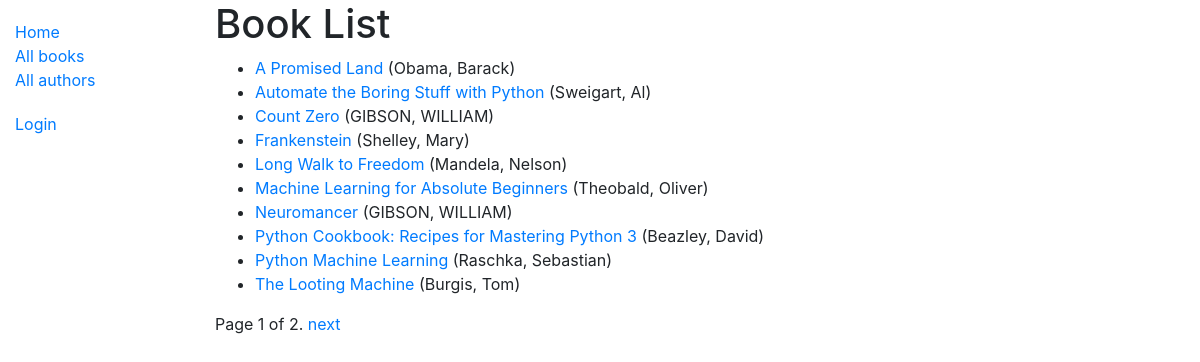
/catalog/books/, run on the app's committed database.
### catalog/models.py (models this page shows, shortened)
class Book(models.Model):
    title = models.CharField(max_length=200)
    author = models.ForeignKey('Author', on_delete=models.SET_NULL, null=True)
    summary = models.TextField(max_length=1000, help_text="Enter a brief description of the book")
    isbn = models.CharField('ISBN', max_length=13,
                            unique=True,
                            help_text='13 Character <a href="https://www.isbn-international.org/content/what-isbn'
                                      '">ISBN number</a>')
    genre = models.ManyToManyField(Genre, help_text="Select a genre for this book")
    language = models.ForeignKey('Language', on_delete=models.SET_NULL, null=True)
    class Meta:
        ordering = ['title', 'author']
    def display_genre(self):
        """Creates a string for the Genre. This is required to display genre in Admin."""
        return ', '.join([genre.name for genre in self.genre.all()[:3]])
    display_genre.short_description = 'Genre'
    def get_absolute_url(self):
        return reverse('book-detail', args=[str(self.id)])

class Author(models.Model):
    first_name = models.CharField(max_length=100)
    last_name = models.CharField(max_length=100)
    date_of_birth = models.DateField(null=True, blank=True)
    date_of_death = models.DateField('died', null=True, blank=True)
    class Meta:
        ordering = ['last_name', 'first_name']
    def __str__(self):
        return '{0}, {1}'.format(self.last_name, self.first_name)

### catalog/views.py (the view)
# urls.py: path('books/', views.BookListView.as_view(), name='books'),
class BookListView(generic.ListView):
    model = Book

### catalog/templates/catalog/book_list.html
{% extends "base_generic.html" %}
{% block content %}
  <h1>Book List</h1>
  {% if book_list %}
  <ul>
    {% for book in book_list %}
      <li>
        <a href="{{ book.get_absolute_url }}">{{ book.title }}</a> ({{book.author}})
      </li>
    {% endfor %}
  </ul>
  {% else %}
    <p>There are no books in the library.</p>
  {% endif %}
{% endblock %}

### catalog/templates/base_generic.html (shortened to what this page needs)
<!DOCTYPE html>
<html lang="en">
<head>
  <link rel="stylesheet" href="https://cdn.jsdelivr.net/npm/bootstrap@4.5.3/dist/css/bootstrap.min.css">
  {% load static %}
  <link rel="stylesheet" href="{% static 'css/styles.css' %}">
</head>
<body>
<div class="container-fluid">
<div class="row">
  <div class="col-sm-2">
  {% block sidebar %}
  <ul class="sidebar-nav">
    <li><a href="{% url 'index' %}">Home</a></li>
    <li><a href="{% url 'books' %}">All books</a></li>
    <li><a href="{% url 'authors' %}">All authors</a></li>
  </ul>
  <ul class="sidebar-nav">
   {% if user.is_authenticated %}
     <li>User: {{ user.get_username }}</li>
     <li><a href="{% url 'my-borrowed' %}">My Borrowed</a></li>
     <li><a href="{% url 'logout'%}?next={{request.path}}">Logout</a></li>
   {% else %}
     <li><a href="{% url 'login'%}?next={{request.path}}">Login</a></li>
   {% endif %}
  </ul>
{% endblock %}
  </div>
  <div class="col-sm-10 ">
  {% block content %}{% endblock %}
  {% block pagination %}
    {% if is_paginated %}
        <div class="pagination">
            <span class="page-links">
                <span class="page-current">
                    Page {{ page_obj.number }} of {{ page_obj.paginator.num_pages }}.
                </span>
                {% if page_obj.has_next %}
                    <a href="{{ request.path }}?page={{ page_obj.next_page_number }}">next</a>
                {% endif %}
            </span>
        </div>
    {% endif %}
  {% endblock %}
  </div>
</div>
</div>
</body>
</html>

### catalog/static/styles.css (style rules this page uses)
.sidebar-nav { margin-top: 20px; padding: 0; list-style: none; }

### data on the page
Book: title "A Promised Land", author "Obama, Barack"
Book: title "Automate the Boring Stuff with Python", author "Sweigart, Al"
Book: title "Count Zero", author "GIBSON, WILLIAM"
Book: title "Frankenstein", author "Shelley, Mary"
Book: title "Long Walk to Freedom", author "Mandela, Nelson"
Book: title "Machine Learning for Absolute Beginners", author "Theobald, Oliver"
Book: title "Neuromancer", author "GIBSON, WILLIAM"
Book: title "Python Cookbook: Recipes for Mastering Python 3", author "Beazley, David"
Book: title "Python Machine Learning", author "Raschka, Sebastian"
Book: title "The Looting Machine", author "Burgis, Tom"

### other printed values
{{ page_obj.number }} "1"
{{ page_obj.paginator.num_pages }} "2"
